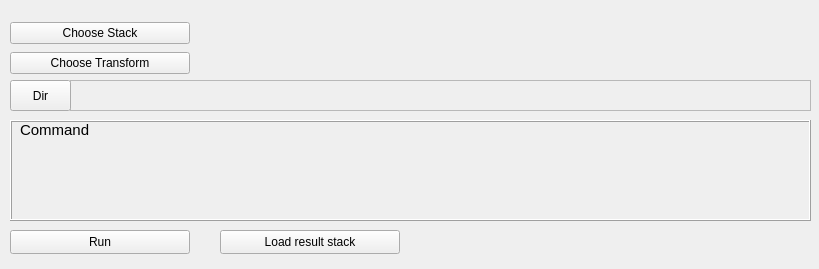
<?xml version="1.0" encoding="UTF-8"?>
<ui version="4.0">
 <class>transformix_plugin</class>
 <widget class="QWidget" name="transformix_plugin">
  <property name="geometry">
   <rect>
    <x>0</x>
    <y>0</y>
    <width>819</width>
    <height>269</height>
   </rect>
  </property>
  <property name="minimumSize">
   <size>
    <width>819</width>
    <height>269</height>
   </size>
  </property>
  <property name="maximumSize">
   <size>
    <width>819</width>
    <height>269</height>
   </size>
  </property>
  <property name="windowTitle">
   <string>Form</string>
  </property>
  <property name="windowIcon">
   <iconset resource="elastix_plugin.qrc">
    <normaloff>:/icons/icons/elastix_logo_48.gif</normaloff>:/icons/icons/elastix_logo_48.gif</iconset>
  </property>
  <widget class="QFrame" name="frameCommand">
   <property name="geometry">
    <rect>
     <x>10</x>
     <y>120</y>
     <width>801</width>
     <height>101</height>
    </rect>
   </property>
   <property name="frameShape">
    <enum>QFrame::Box</enum>
   </property>
   <property name="frameShadow">
    <enum>QFrame::Raised</enum>
   </property>
   <widget class="QLabel" name="commandText_label">
    <property name="geometry">
     <rect>
      <x>10</x>
      <y>20</y>
      <width>781</width>
      <height>71</height>
     </rect>
    </property>
    <property name="font">
     <font>
      <family>Courier</family>
      <pointsize>10</pointsize>
      <weight>75</weight>
      <bold>true</bold>
     </font>
    </property>
    <property name="text">
     <string/>
    </property>
    <property name="alignment">
     <set>Qt::AlignLeading|Qt::AlignLeft|Qt::AlignTop</set>
    </property>
    <property name="wordWrap">
     <bool>true</bool>
    </property>
   </widget>
   <widget class="QLabel" name="labelCommand">
    <property name="geometry">
     <rect>
      <x>10</x>
      <y>0</y>
      <width>80</width>
      <height>20</height>
     </rect>
    </property>
    <property name="font">
     <font>
      <pointsize>11</pointsize>
     </font>
    </property>
    <property name="text">
     <string>Command</string>
    </property>
   </widget>
  </widget>
  <widget class="QWidget" name="layoutWidget">
   <property name="geometry">
    <rect>
     <x>10</x>
     <y>20</y>
     <width>801</width>
     <height>26</height>
    </rect>
   </property>
   <layout class="QHBoxLayout" name="horizontalLayout">
    <item>
     <widget class="QPushButton" name="chooseStack_pushButton">
      <property name="sizePolicy">
       <sizepolicy hsizetype="Fixed" vsizetype="Fixed">
        <horstretch>0</horstretch>
        <verstretch>0</verstretch>
       </sizepolicy>
      </property>
      <property name="minimumSize">
       <size>
        <width>180</width>
        <height>0</height>
       </size>
      </property>
      <property name="text">
       <string>Choose Stack</string>
      </property>
     </widget>
    </item>
    <item>
     <widget class="QLabel" name="stackName_label">
      <property name="minimumSize">
       <size>
        <width>250</width>
        <height>0</height>
       </size>
      </property>
      <property name="text">
       <string/>
      </property>
     </widget>
    </item>
    <item>
     <spacer name="horizontalSpacer">
      <property name="orientation">
       <enum>Qt::Horizontal</enum>
      </property>
      <property name="sizeHint" stdset="0">
       <size>
        <width>318</width>
        <height>17</height>
       </size>
      </property>
     </spacer>
    </item>
   </layout>
  </widget>
  <widget class="QWidget" name="layoutWidget_2">
   <property name="geometry">
    <rect>
     <x>10</x>
     <y>50</y>
     <width>801</width>
     <height>26</height>
    </rect>
   </property>
   <layout class="QHBoxLayout" name="horizontalLayout_2">
    <item>
     <widget class="QPushButton" name="chooseTransform_pushButton">
      <property name="sizePolicy">
       <sizepolicy hsizetype="Fixed" vsizetype="Fixed">
        <horstretch>0</horstretch>
        <verstretch>0</verstretch>
       </sizepolicy>
      </property>
      <property name="minimumSize">
       <size>
        <width>180</width>
        <height>0</height>
       </size>
      </property>
      <property name="text">
       <string>Choose Transform</string>
      </property>
     </widget>
    </item>
    <item>
     <widget class="QLabel" name="transformName_label">
      <property name="minimumSize">
       <size>
        <width>250</width>
        <height>0</height>
       </size>
      </property>
      <property name="text">
       <string/>
      </property>
     </widget>
    </item>
    <item>
     <spacer name="horizontalSpacer_2">
      <property name="orientation">
       <enum>Qt::Horizontal</enum>
      </property>
      <property name="sizeHint" stdset="0">
       <size>
        <width>318</width>
        <height>17</height>
       </size>
      </property>
     </spacer>
    </item>
   </layout>
  </widget>
  <widget class="QFrame" name="frame_2">
   <property name="geometry">
    <rect>
     <x>70</x>
     <y>80</y>
     <width>741</width>
     <height>31</height>
    </rect>
   </property>
   <property name="frameShape">
    <enum>QFrame::StyledPanel</enum>
   </property>
   <property name="frameShadow">
    <enum>QFrame::Raised</enum>
   </property>
   <widget class="QLabel" name="outputDir_label">
    <property name="geometry">
     <rect>
      <x>10</x>
      <y>4</y>
      <width>721</width>
      <height>21</height>
     </rect>
    </property>
    <property name="text">
     <string/>
    </property>
   </widget>
  </widget>
  <widget class="QPushButton" name="outputDirSelect_pushButton">
   <property name="geometry">
    <rect>
     <x>10</x>
     <y>80</y>
     <width>61</width>
     <height>31</height>
    </rect>
   </property>
   <property name="sizePolicy">
    <sizepolicy hsizetype="Fixed" vsizetype="Fixed">
     <horstretch>0</horstretch>
     <verstretch>0</verstretch>
    </sizepolicy>
   </property>
   <property name="minimumSize">
    <size>
     <width>0</width>
     <height>0</height>
    </size>
   </property>
   <property name="text">
    <string>Dir</string>
   </property>
  </widget>
  <widget class="QPushButton" name="run_pushButton">
   <property name="geometry">
    <rect>
     <x>10</x>
     <y>230</y>
     <width>180</width>
     <height>24</height>
    </rect>
   </property>
   <property name="sizePolicy">
    <sizepolicy hsizetype="Fixed" vsizetype="Fixed">
     <horstretch>0</horstretch>
     <verstretch>0</verstretch>
    </sizepolicy>
   </property>
   <property name="minimumSize">
    <size>
     <width>180</width>
     <height>0</height>
    </size>
   </property>
   <property name="text">
    <string>Run</string>
   </property>
  </widget>
  <widget class="QPushButton" name="loadResult_pushButton">
   <property name="geometry">
    <rect>
     <x>220</x>
     <y>230</y>
     <width>180</width>
     <height>24</height>
    </rect>
   </property>
   <property name="sizePolicy">
    <sizepolicy hsizetype="Fixed" vsizetype="Fixed">
     <horstretch>0</horstretch>
     <verstretch>0</verstretch>
    </sizepolicy>
   </property>
   <property name="minimumSize">
    <size>
     <width>180</width>
     <height>0</height>
    </size>
   </property>
   <property name="text">
    <string>Load result stack</string>
   </property>
  </widget>
 </widget>
 <resources>
  <include location="elastix_plugin.qrc"/>
 </resources>
 <connections/>
</ui>
